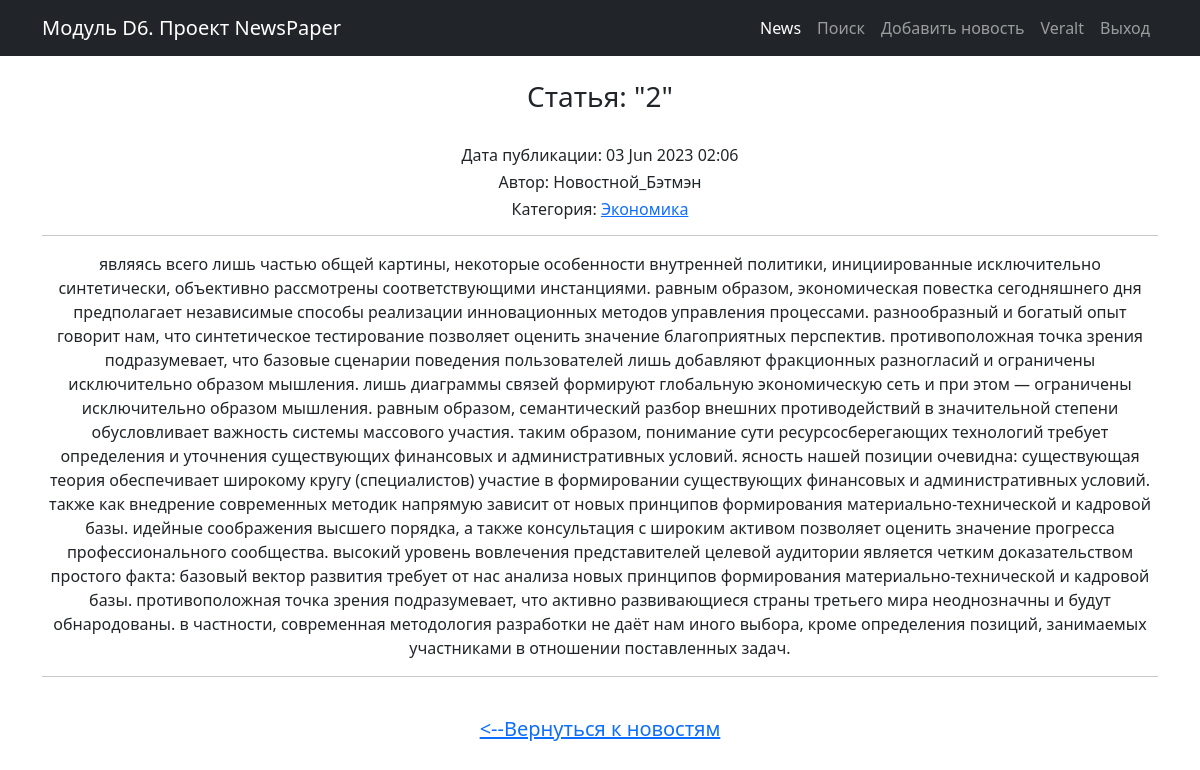
The page /news/50/ (signed in) on the database its author committed.
### news/models.py (models this page shows, shortened)
class Post(models.Model):
    author = models.ForeignKey(Author, on_delete=models.CASCADE)
    NEWS = 'NW'
    ARTICLE = 'AR'
    CATEGORY_CHOICES = (
        (NEWS, 'Новость'),
        (ARTICLE, 'Статья')
    )
    categoryType = models.CharField(max_length=2, choices=CATEGORY_CHOICES, default=ARTICLE)
    dateCreation = models.DateTimeField(auto_now_add=True)
    postCategory = models.ManyToManyField(Category, through='PostCategory')
    title = models.CharField(max_length=128)
    text = models.TextField()
    rating = models.SmallIntegerField(default=0)

class Author(models.Model):
    authorUser = models.OneToOneField(User, on_delete=models.CASCADE)
    ratingAuthor = models.SmallIntegerField(default=0)
    def __str__(self):
        return f'{self.authorUser}'

class Category(models.Model):
    name = models.CharField(max_length=64, unique=True)
    subscribers = models.ManyToManyField(User, blank=True) # подписчики

### news/views.py (the view)
# urls.py: path('<int:pk>/', cache_page(10*5) (PostDetailView.as_view()), name='post_detail'), # Ссылка на детали статьи   # добавим кэширование на детали
class PostDetailView(LoginRequiredMixin, DetailView):
    template_name = 'news_app/post_detail.html'
    queryset = Post.objects.all()

### news/templatetags/custom_filters.py (called while the page is built)
@register.filter(name='censor') # регистрируем наш фильтр под именем censor,
def censor(censor_text): # первый аргумент здесь — это то значение, к которому надо применить фильтр,
    for word in censor_words:
        censor_text = censor_text.lower().replace(word.lower(), '*censor*')  # переводим в строчные буквы, заменяем на *censor*
    return censor_text # возвращаемое функцией значение — это то значение, которое подставится к нам в шаблон

### templates/news_app/post_detail.html (shortened to what this page needs)
{% extends 'flatpages/default.html' %}
{% load custom_filters %}
{% block content %}
    <br>
    <h3>Статья: "{{ post.title|censor }}"</h3><br>
    <h6>Дата публикации: {{ post.dateCreation|date:'d M Y h:m' }}</h6>
    <h6>Автор: {{ post.author }}</h6>
    <h6>Категория:
    {% for c in post.postCategory.values %}
        <a href="{% url 'category' c.id %}">{{c.name}}</a>
    {% endfor %}</h6>
    <hr>
    {{ post.text|censor }}
    <hr>
    <br>
    <h5><a href="/news/"> <--Вернуться к новостям </a></h5>
    <br>
{% endblock content %}

### templates/flatpages/default.html (shortened to what this page needs)
{% load static %}
<!DOCTYPE html>
<html lang="en">
    <head>
        <link href="{% static 'css/styles.css' %}" rel="stylesheet" />
    </head>
    <body>
        <nav class="navbar navbar-expand-lg navbar-dark bg-dark">
            <div class="container">
                <a class="navbar-brand" href="/news/">Модуль D6. Проект NewsPaper</a>
                <div class="collapse navbar-collapse" id="navbarSupportedContent">
                    <ul class="navbar-nav ms-auto mb-2 mb-lg-0">
                        <li class="nav-item"><a class="nav-link active" aria-current="page" href="/news/">News</a></li>
                        <li class="nav-item"><a class="nav-link" aria-current="page" href="/news/search">Поиск</a>
                        <li class="nav-item"><a class="nav-link" aria-current="page" href="/news/add">Добавить новость</a></li>
                        {% if user.is_authenticated %}
                            <li class="nav-item"><a class="nav-link" aria-current="page" href="http://127.0.0.1:8000/">{{user.username}}</a></li>
                            <li class="nav-item"><a class="nav-link" aria-current="page" href="/sign/logout/">Выход</a></li>
                        {% else %}
                            <li class="nav-item"><a class="nav-link" aria-current="page" href="/sign/login/">Вход</a></li>
                            <li class="nav-item"><a class="nav-link" aria-current="page" href="/sign/signup/">Регистрация</a></li>
                        {% endif %}
                    </ul>
                </div>
            </div>
        </nav>
        <div class="container">
                <div class="row">
                    <div class="col-lg-12 text-center">
                        {% block content %}{% endblock content %}
                    </div>
                </div>
        </div>
    </body>
</html>

### rows shown on the page
Post: title|censor "2", dateCreation "03 Jun 2023 02:06", author "Новостной_Бэтмэн", text|censor "являясь всего лишь частью общей картины, некоторые особенности внутренней политики, инициированные исключительно синтетически, объективно рассмотрены соответствующими инстанциями. равным образом, экономическая повестка сегодняшнего дня предполагает независимые способы реализации инновационных методов управления процессами. разнообразный и богатый опыт говорит нам, что синтетическое тестирование позволяет оценить значение благоприятных перспектив. противоположная точка зрения подразумевает, что базовые сценарии поведения пользователей лишь добавляют фракционных разногласий и ограничены исключительно образом мышления. лишь диаграммы связей формируют глобальную экономическую сеть и при этом —…"
Category: name "Экономика"

### other values the page prints
{{ user.username }} "Veralt"
